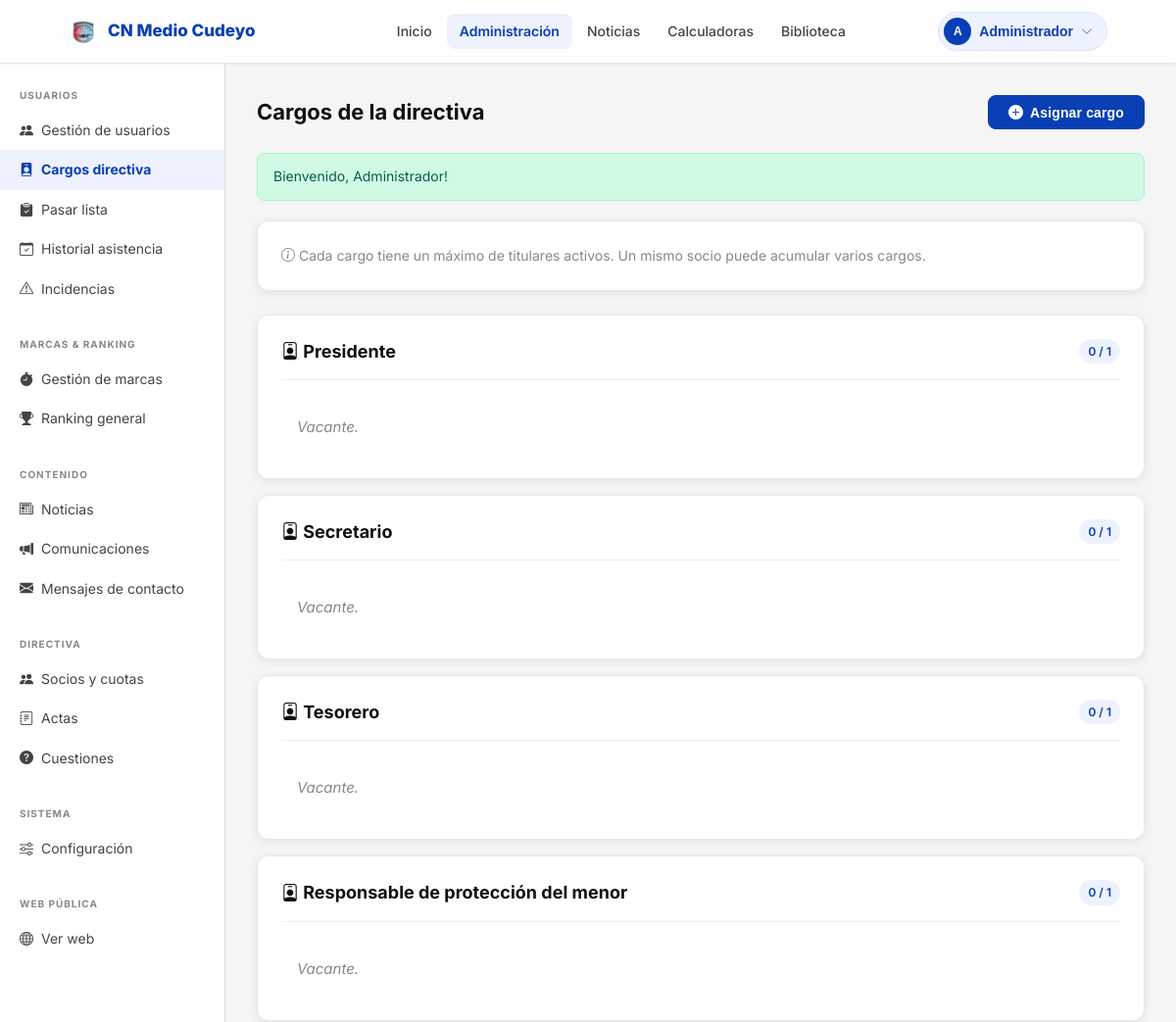
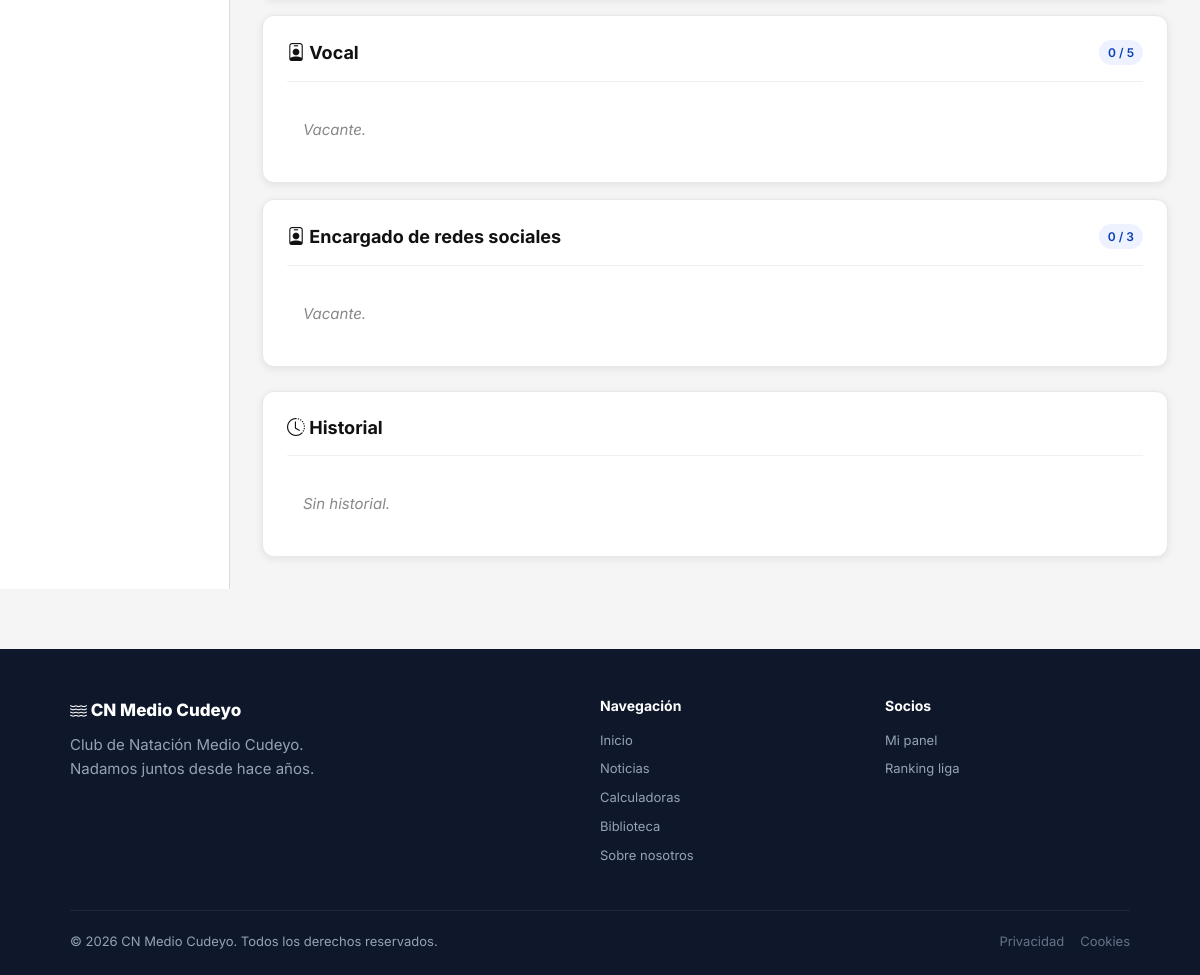
Screenshot of /admin/cargos.php (signed in) with the database file from the repository (2 pictures, top to bottom).
### tables this page shows
CREATE TABLE IF NOT EXISTS users (
    id         INT AUTO_INCREMENT PRIMARY KEY,
    nombre     VARCHAR(100)  NOT NULL,
    email      VARCHAR(150)  NOT NULL UNIQUE,
    password   VARCHAR(255)  NOT NULL,
    rol        ENUM('socio','admin') NOT NULL DEFAULT 'socio',
    tipo_socio ENUM('numerario','deportivo') DEFAULT NULL,
    estado     ENUM('pendiente','activo','rechazado') NOT NULL DEFAULT 'pendiente',
    liga       ENUM('benjamin','alevin','infantil','junior','absoluto','master') DEFAULT NULL,
    sexo       ENUM('M','F') NOT NULL,
    fecha_nacimiento DATE DEFAULT NULL,
    tutor_user_id INT DEFAULT NULL,
    rfen_id    VARCHAR(100) DEFAULT NULL,
    rfen_nombre VARCHAR(200) DEFAULT NULL,
    nadador_activo TINYINT(1) NOT NULL DEFAULT 1,
    avatar_url VARCHAR(500)  DEFAULT NULL,
    must_change_pwd TINYINT(1) NOT NULL DEFAULT 0,
    tutor_email VARCHAR(150) DEFAULT NULL,
    created_at TIMESTAMP DEFAULT CURRENT_TIMESTAMP,
    updated_at TIMESTAMP DEFAULT CURRENT_TIMESTAMP ON UPDATE CURRENT_TIMESTAMP,
    CONSTRAINT fk_users_tutor FOREIGN KEY (tutor_user_id) REFERENCES users(id) ON DELETE SET NULL
);

### public/admin/cargos.php (the view, shortened to what this page needs)
<?php
require_once dirname(__DIR__, 2) . '/config/db.php';
require_once dirname(__DIR__, 2) . '/includes/auth.php';
require_once dirname(__DIR__, 2) . '/includes/layout.php';
$CARGOS    = cargos_disponibles();
$LIMITES   = cargos_limites();
$activosPorCargo = [];
foreach ($CARGOS as $c) $activosPorCargo[$c] = [];
$historial = $pdo->query("
    SELECT c.id, c.cargo, c.fecha_inicio, c.fecha_fin, c.notas, u.nombre, u.email
    FROM cargos c
    JOIN users u ON u.id = c.user_id
    WHERE c.fecha_fin IS NOT NULL AND c.fecha_fin <= CURDATE()
    ORDER BY c.fecha_fin DESC
    LIMIT 100
")->fetchAll();
$usuariosActivos = $pdo->query(
    "SELECT id, nombre, email FROM users WHERE estado='activo' ORDER BY nombre"
)->fetchAll();
render_header('Cargos directiva', 'admin-cargos');
render_admin_layout('cargos', function() use ($CARGOS, $LIMITES, $activosPorCargo, $historial, $usuariosActivos) {
?>
<div class="d-flex justify-between align-center mb-6" style="gap:12px;flex-wrap:wrap;">
  <h1 style="margin:0;">Cargos de la directiva</h1>
  <button class="btn btn-primary" onclick="document.getElementById('modalAsignar').style.display='flex'">
    <i class="bi bi-plus-circle-fill"></i> Asignar cargo
  </button>
</div>
<div class="card mb-6">
  <div class="card-body">
    <p style="margin:0;color:var(--gray);font-size:14px;">
      <i class="bi bi-info-circle"></i>
      Cada cargo tiene un máximo de titulares activos. Un mismo socio puede acumular varios cargos.
    </p>
  </div>
</div>
<?php foreach ($CARGOS as $cargo): ?>
  <?php
    $titulares = $activosPorCargo[$cargo];
    $limite    = $LIMITES[$cargo];
    $actuales  = count($titulares);
  ?>
  <div class="card mb-4">
    <div class="card-header d-flex justify-between align-center" style="gap:12px;">
      <div>
        <h3 style="margin:0;font-size:18px;">
          <i class="bi bi-person-badge"></i> <?= e(cargo_label($cargo)) ?>
        </h3>
      </div>
      <div>
        <span class="badge <?= $actuales >= $limite ? 'badge-red' : 'badge-blue' ?>">
          <?= $actuales ?> / <?= $limite ?>
        </span>
      </div>
    </div>
    <div class="card-body" style="padding:0;">
      <?php if (!$titulares): ?>
        <p style="padding:16px;margin:0;color:var(--gray);font-style:italic;">Vacante.</p>
      <?php endif; ?>
    </div>
  </div>
<?php endforeach; ?>
<div class="card mt-6">
  <div class="card-header">
    <h3 style="margin:0;font-size:18px;"><i class="bi bi-clock-history"></i> Historial</h3>
  </div>
  <div class="card-body" style="padding:0;">
    <?php if (!$historial): ?>
      <p style="padding:16px;margin:0;color:var(--gray);font-style:italic;">Sin historial.</p>
    <?php endif; ?>
  </div>
</div>
<?php
});
render_footer();

### includes/layout.php (shortened to what this page needs)
<?php
function render_header(string $title, string $activePage = '', string $extraHead = '', string $description = ''): void
{
  $user = current_user();
  $isAdmin = $user && $user['rol'] === 'admin';
?>
  <!DOCTYPE html>
  <html lang="es">
  <head>
    <link rel="stylesheet" href="https://cdn.jsdelivr.net/npm/bootstrap-icons@1.11.3/font/bootstrap-icons.min.css">
    <link rel="stylesheet" href="https://cdn.jsdelivr.net/npm/tom-select@2/dist/css/tom-select.min.css">
    <link rel="stylesheet" href="/assets/css/main.css?v=<?= filemtime($_SERVER['DOCUMENT_ROOT'] . '/assets/css/main.css') ?>">
  </head>
  <body>
    <nav class="navbar">
      <div class="container">
        <div class="navbar-inner">
          <a href="/" class="navbar-brand">
            <img class="brand-icon" src="/assets/images/icon.png" />
            CN Medio Cudeyo
          </a>
          <div class="navbar-links">
            <a href="/" <?= $activePage === 'inicio' ? 'class="active"' : '' ?>>Inicio</a>
            <?php if ($user): ?>
              <?php if ($isAdmin): ?>
                <a href="/admin/usuarios" <?= str_starts_with($activePage, 'admin') ? 'class="active"' : '' ?>>Administración</a>
              <?php else: ?>
                <a href="/socio/panel" <?= str_starts_with($activePage, 'socio') ? 'class="active"' : '' ?>>Mi panel</a>
              <?php endif; ?>
            <?php endif; ?>
            <a href="/noticias/" <?= $activePage === 'noticias' ? 'class="active"' : '' ?>>Noticias</a>
            <?php if ($user && is_nadador_activo()): ?>
              <a href="/calculadoras" <?= $activePage === 'calculadoras' ? 'class="active"' : '' ?>>Calculadoras</a>
              <a href="/biblioteca" <?= $activePage === 'biblioteca'   ? 'class="active"' : '' ?>>Biblioteca</a>
            <?php elseif (!$user): ?>
              <a href="/sobre-nosotros" <?= $activePage === 'sobre' ? 'class="active"' : '' ?>>Sobre nosotros</a>
            <?php endif; ?>
          </div>
          <div class="navbar-auth">
            <?php if ($user): ?>
              <div class="navbar-user-dropdown">
                <button class="navbar-user" onclick="document.querySelector('.navbar-user-dropdown').classList.toggle('open')" type="button">
                  <?php if (!empty($user['avatar_url'])): ?>
                    <img src="<?= e($user['avatar_url']) ?>" alt="" class="navbar-user-avatar" style="width:32px;height:32px;border-radius:50%;object-fit:cover;">
                  <?php else: ?>
                    <div class="navbar-user-avatar"><?= strtoupper(mb_substr($user['nombre'], 0, 1)) ?></div>
                  <?php endif; ?>
                  <span><?= e($user['nombre']) ?></span>
                  <i class="bi bi-chevron-down" style="font-size:12px;opacity:0.7;"></i>
                </button>
              </div>
            <?php else: ?>
              <a href="/login" class="btn btn-secondary btn-sm">Acceso</a>
              <a href="/register" class="btn btn-primary btn-sm">Registro</a>
            <?php endif; ?>
          </div>
        </div>
      </div>
    </nav>
    <main class="site-main">
    <?php
  }
  function render_footer(): void
  {
    $user = current_user();
    ?>
    </main>
    <footer class="footer">
      <div class="container">
        <div class="footer-inner">
          <div>
            <div class="footer-brand-name"><i class="bi bi-water"></i> CN Medio Cudeyo</div>
            <p>Club de Natación Medio Cudeyo.<br>Nadamos juntos desde hace años.</p>
          </div>
          <div class="footer-col">
            <h4>Navegación</h4>
            <a href="/">Inicio</a>
            <a href="/noticias/">Noticias</a>
            <a href="/calculadoras">Calculadoras</a>
            <?php if ($user): ?>
              <a href="/biblioteca">Biblioteca</a>
            <?php endif; ?>
            <a href="/sobre-nosotros">Sobre nosotros</a>
          </div>
          <div class="footer-col">
            <h4>Socios</h4>
            <?php if (!$user): ?>
              <a href="/login">Acceso socios</a>
              <a href="/register">Registro</a>
            <?php else: ?>
              <a href="/socio/panel">Mi panel</a>
              <a href="/socio/ranking">Ranking liga</a>
            <?php endif; ?>
          </div>
        </div>
        <div class="footer-bottom">
          <span>&copy; <?= date('Y') ?> CN Medio Cudeyo. Todos los derechos reservados.</span>
          <div class="footer-links">
            <a href="/privacidad">Privacidad</a>
            <a href="/cookies">Cookies</a>
          </div>
        </div>
      </div>
    </footer>
  </body>
  </html>
<?php
  }
?>
<?php
  function render_admin_layout(string $activePage, callable $content): void
  {
?>
  <div class="admin-layout">
    <aside class="admin-sidebar">
      <div class="admin-sidebar-section">
        <div class="admin-sidebar-title">Usuarios</div>
        <a href="/admin/usuarios" class="<?= $activePage === 'usuarios' ? 'active' : '' ?>">
          <i class="bi bi-people-fill"></i> Gestión de usuarios
        </a>
        <a href="/admin/cargos" class="<?= $activePage === 'cargos' ? 'active' : '' ?>">
          <i class="bi bi-person-badge-fill"></i> Cargos directiva
        </a>
        <a href="/admin/asistencia" class="<?= $activePage === 'asistencia' ? 'active' : '' ?>">
          <i class="bi bi-clipboard-check-fill"></i> Pasar lista
        </a>
        <a href="/admin/asistencia_historial" class="<?= $activePage === 'asistencia_historial' ? 'active' : '' ?>">
          <i class="bi bi-calendar-check"></i> Historial asistencia
        </a>
        <a href="/admin/incidencias" class="<?= $activePage === 'incidencias' ? 'active' : '' ?>">
          <i class="bi bi-exclamation-triangle"></i> Incidencias
        </a>
      </div>
      <div class="admin-sidebar-section">
        <div class="admin-sidebar-title">Marcas &amp; Ranking</div>
        <a href="/admin/marcas" class="<?= $activePage === 'marcas' ? 'active' : '' ?>">
          <i class="bi bi-stopwatch-fill"></i> Gestión de marcas
        </a>
        <a href="/admin/ranking" class="<?= $activePage === 'ranking' ? 'active' : '' ?>">
          <i class="bi bi-trophy-fill"></i> Ranking general
        </a>
      </div>
      <div class="admin-sidebar-section">
        <div class="admin-sidebar-title">Contenido</div>
        <a href="/admin/noticias" class="<?= $activePage === 'noticias' ? 'active' : '' ?>">
          <i class="bi bi-newspaper"></i> Noticias
        </a>
        <a href="/admin/comunicaciones" class="<?= $activePage === 'comunicaciones' ? 'active' : '' ?>">
          <i class="bi bi-megaphone-fill"></i> Comunicaciones
        </a>
        <a href="/admin/contacto" class="<?= $activePage === 'contacto' ? 'active' : '' ?>">
          <i class="bi bi-envelope-fill"></i> Mensajes de contacto
        </a>
      </div>
      <div class="admin-sidebar-section">
        <div class="admin-sidebar-title">Directiva</div>
        <a href="/directiva/socios" class="<?= $activePage === 'directiva-socios' ? 'active' : '' ?>">
          <i class="bi bi-people-fill"></i> Socios y cuotas
        </a>
        <a href="/directiva/actas" class="<?= $activePage === 'directiva-actas' ? 'active' : '' ?>">
          <i class="bi bi-journal-text"></i> Actas
        </a>
        <a href="/directiva/cuestiones" class="<?= $activePage === 'directiva-cuestiones' ? 'active' : '' ?>">
          <i class="bi bi-question-circle-fill"></i> Cuestiones
        </a>
      </div>
      <div class="admin-sidebar-section">
        <div class="admin-sidebar-title">Sistema</div>
        <a href="/admin/config" class="<?= $activePage === 'config' ? 'active' : '' ?>">
          <i class="bi bi-sliders"></i> Configuración
        </a>
      </div>
      <div class="admin-sidebar-section">
        <div class="admin-sidebar-title">Web pública</div>
        <a href="/" target="_blank"><i class="bi bi-globe"></i> Ver web</a>
      </div>
    </aside>
    <main class="admin-main">
      <?php $content(); ?>
    </main>
  </div>
<?php
  }

### rows the page displays
users: nombre "A", nombre "Administrador", id "1"

### other values shown
$msg "Bienvenido, Administrador!"
cargo_label($cargo) "Presidente"
$actuales "0"
cargo_label($cargo) "Secretario"
cargo_label($cargo) "Tesorero"
cargo_label($cargo) "Responsable de protección del menor"
cargo_label($cargo) "Vocal"
$limite "5"
cargo_label($cargo) "Encargado de redes sociales"
$limite "3"
